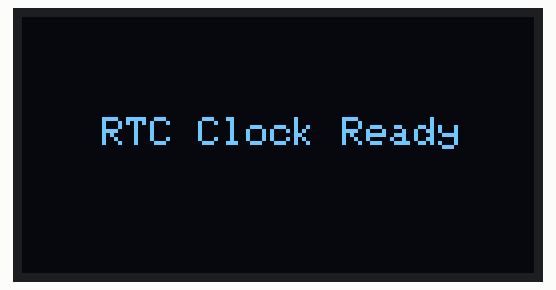
A sketch run on a simulated Arduino Uno, built with avr-gcc and run on an emulated ATmega328P. Shown: 128×64 one-colour display. The local clock reads 2024-03-15 10:24:30 at power-on unless the sketch sets it.

Above: at 1.1 s.
At 2.1 s:
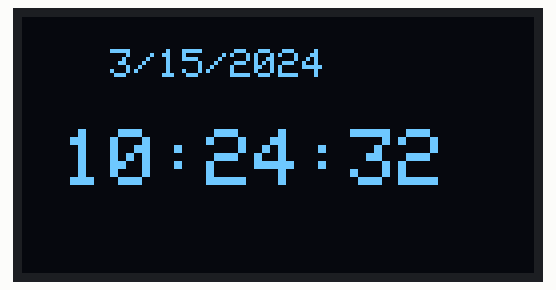
At 11.1 s:
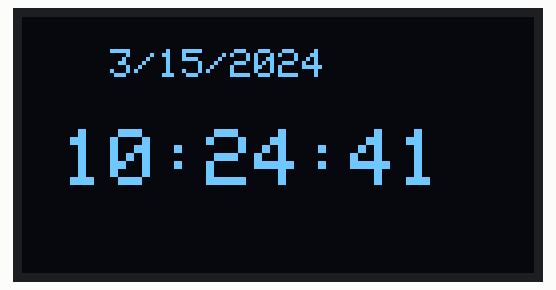
At 20.1 s:
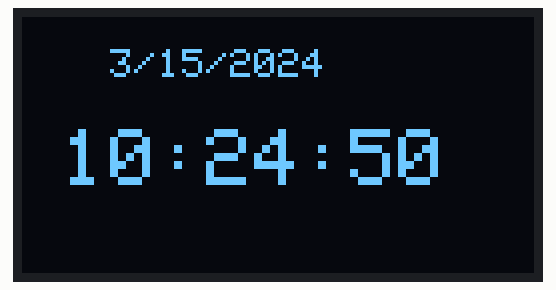
At 28.1 s:
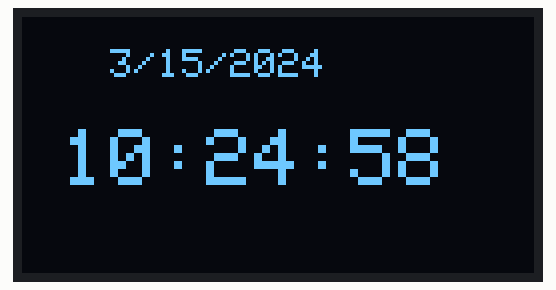
At 37.1 s:
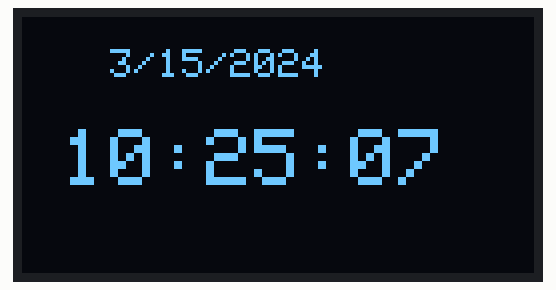

Measured:
- what the display in image 0 shows lasts 1.0 s, from 1.1 s to 2.1 s
- what the display in image 1 shows lasts 1.1 s, from 2.1 s to 3.2 s

The sketch:

OLED_COUNTER.ino
```cpp
#include <Wire.h>
#include <Adafruit_GFX.h>
#include <Adafruit_SSD1306.h>
#include "RTClib.h"

#define SCREEN_WIDTH 128
#define SCREEN_HEIGHT 64
#define OLED_ADDR 0x3C
#define OLED_RST 4   // tie to D4 or use -1 if OLED reset is wired to Arduino reset

Adafruit_SSD1306 display(SCREEN_WIDTH, SCREEN_HEIGHT, &Wire, OLED_RST);
RTC_DS3231 rtc;

void setup() {
  Wire.begin();
  Wire.setClock(100000);
  Serial.begin(9600);
  delay(1000);

  if (!display.begin(SSD1306_SWITCHCAPVCC, OLED_ADDR)) {
    Serial.println(F("SSD1306 allocation failed"));
    while (true);
  }

  if (!rtc.begin()) {
    Serial.println("Couldn't find RTC");
    while (true);
  }

  // Uncomment ONCE to set time, then comment again
  // rtc.adjust(DateTime(F(__DATE__), F(__TIME__)));

  display.clearDisplay();
  display.setTextColor(SSD1306_WHITE);
  display.setTextSize(1);
  display.setCursor(20, 25);
  display.println("RTC Clock Ready");
  display.display();
  delay(1000);
}

void loop() {
  DateTime now = rtc.now();

  display.clearDisplay();

  // === DATE LINE ===
  display.setTextSize(1);
  display.setCursor(22, 8);
  display.print(now.month());
  display.print("/");
  display.print(now.day());
  display.print("/");
  display.print(now.year());

  // === TIME LINE ===
  display.setTextSize(2);
  display.setCursor(10, 28);

  if (now.hour() < 10) display.print("0");
  display.print(now.hour());
  display.print(":");
  if (now.minute() < 10) display.print("0");
  display.print(now.minute());
  display.print(":");
  if (now.second() < 10) display.print("0");
  display.print(now.second());

  display.display();
  delay(200);
}
```
